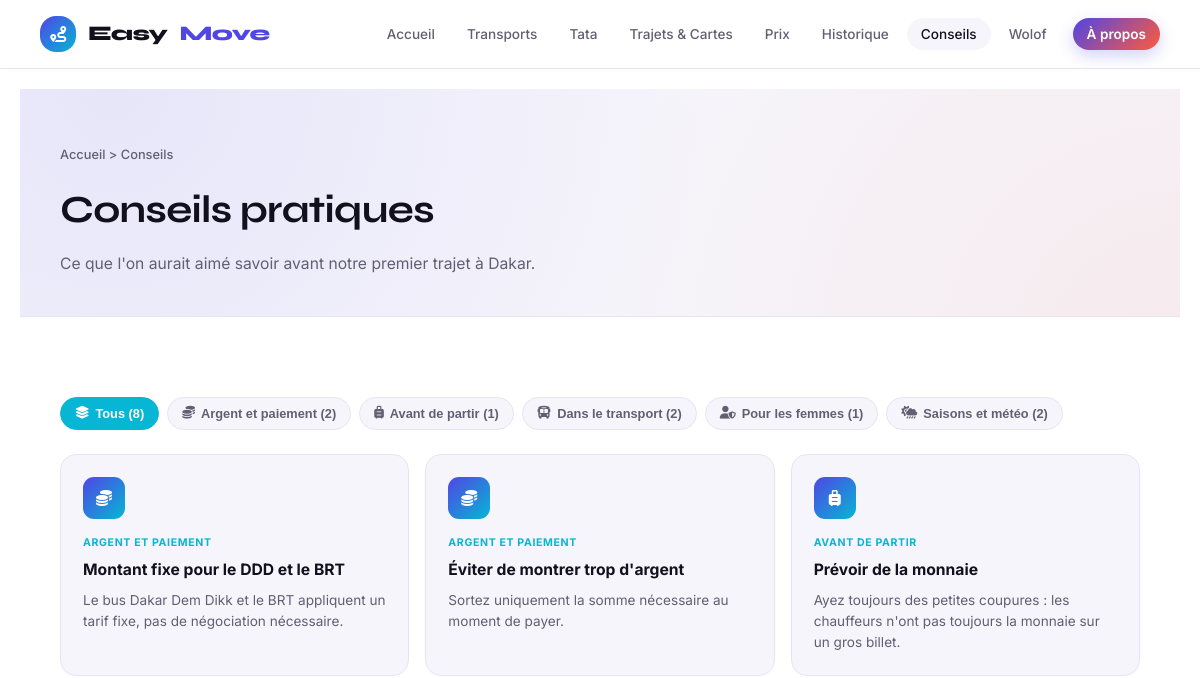
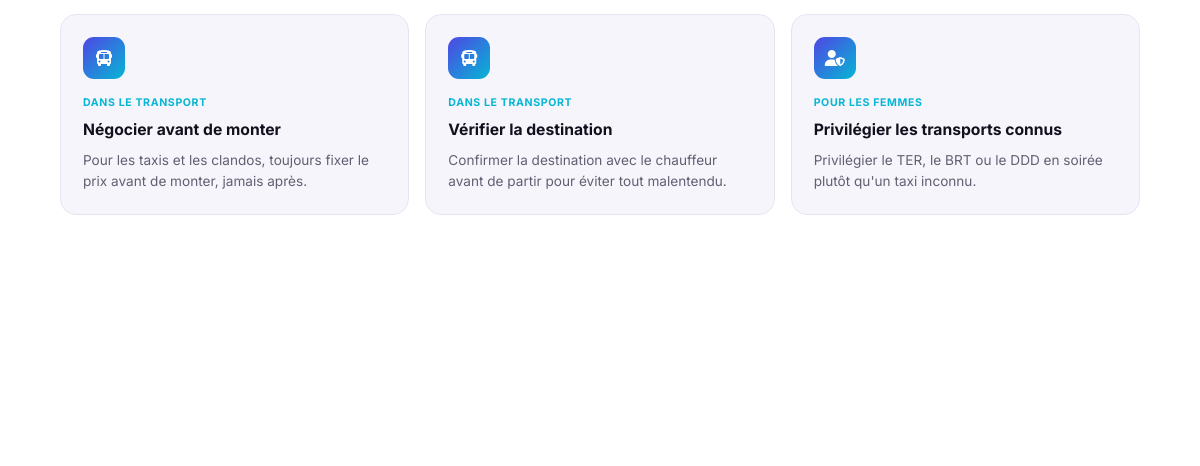
The app's page /conseils (upper part), older data (2 pictures, top to bottom).
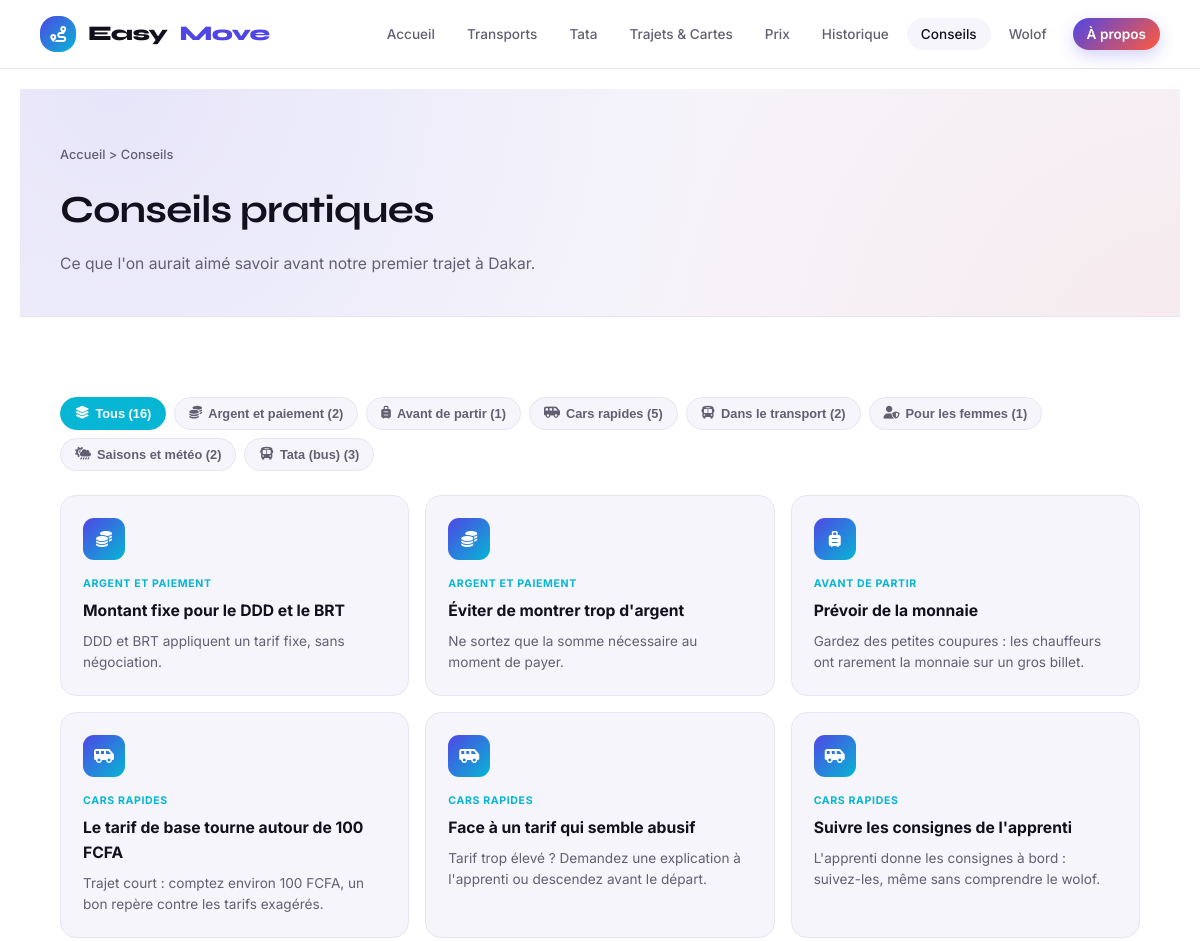
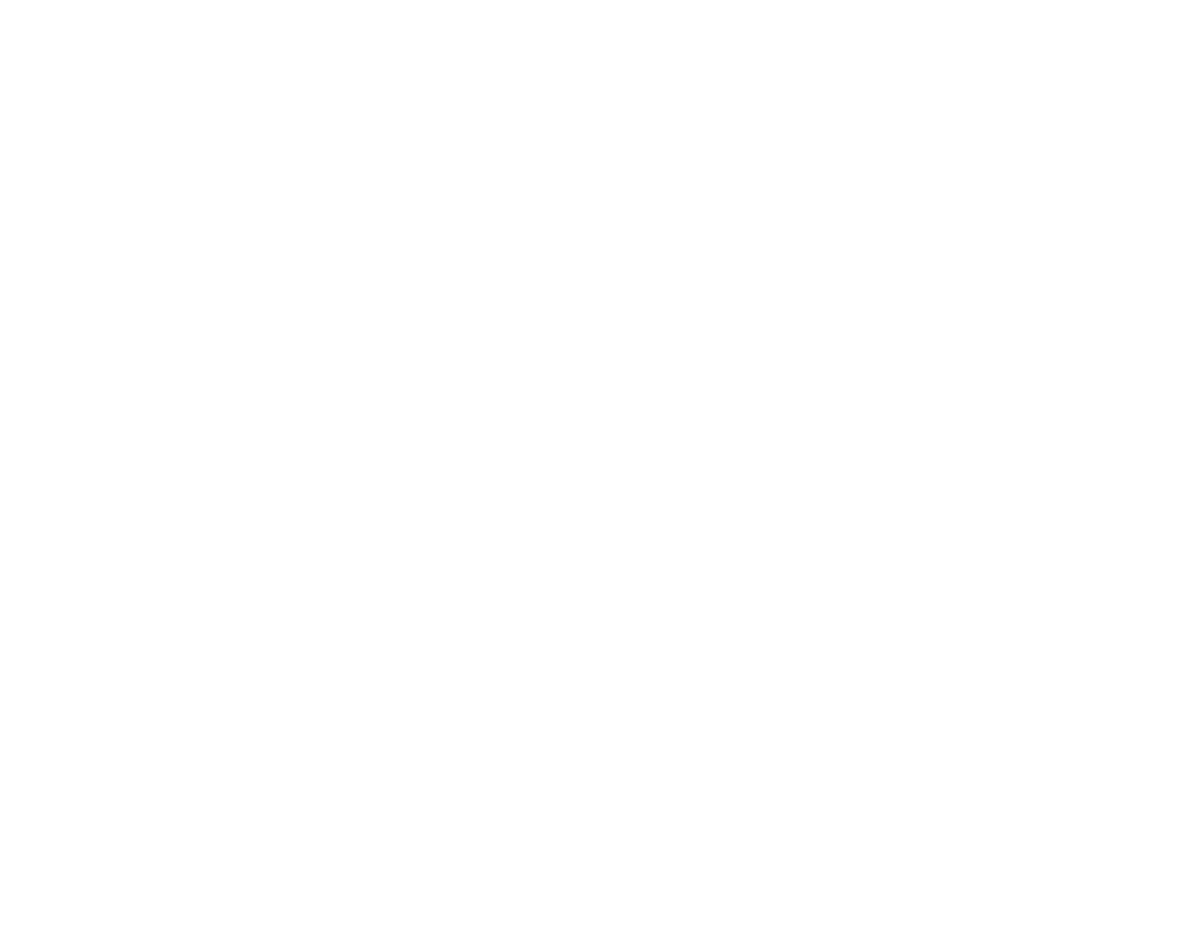
The same page, newer data (2 pictures, top to bottom).
### tables this page shows
CREATE TABLE conseils (
    id_conseil    INTEGER PRIMARY KEY AUTOINCREMENT,
    categorie     TEXT NOT NULL,     -- 'Sécurité', 'Argent', 'Comportement'
    titre         TEXT NOT NULL,
    contenu       TEXT NOT NULL,
    periode       TEXT               -- 'Heures de pointe', 'Toute l'année'
);

### app.py (the view)
@app.route("/conseils")
def conseils():
    tous_conseils = database.get_tous_les_conseils()
    infos = database.get_infos_utiles()
    return render_template(
        "conseils.html",
        conseils_par_categorie=grouper_par(tous_conseils, "categorie"),
        infos_urgence=[dict(i) for i in infos if i["categorie"] == "Urgence"],
        active_page="conseils",
    )

### app.py (called while the page is built)
def grouper_par(liste, cle):
    groupes = OrderedDict()
    for item in liste:
        valeur = item[cle]
        groupes.setdefault(valeur, []).append(item)
    return groupes

### database.py (called while the page is built)
def get_connection():
    conn = sqlite3.connect(DB_PATH)
    conn.row_factory = sqlite3.Row
    conn.execute("PRAGMA foreign_keys = ON")
    return conn

def get_tous_les_conseils():
    conn = get_connection()
    conseils = conn.execute(
        "SELECT * FROM conseils ORDER BY categorie, id_conseil"
    ).fetchall()
    conn.close()
    return conseils

def get_infos_utiles():
    conn = get_connection()
    infos = conn.execute(
        "SELECT * FROM infos_utiles ORDER BY categorie, id_info"
    ).fetchall()
    conn.close()
    return infos

### templates/conseils.html (shortened to what this page needs)
{% extends "base.html" %}
{% block content %}
    <div class="page-header">
        <div class="container">
            <div class="breadcrumb"><a href="{{ url_for('accueil') }}">Accueil</a> > Conseils</div>
            <h1>Conseils pratiques</h1>
            <p>Ce que l'on aurait aimé savoir avant notre premier trajet à Dakar.</p>
        </div>
    </div>
    <section class="section" style="padding-bottom:32px;">
        <div class="container">
            <div class="conseils-filters">
                <button type="button" class="conseil-filtre actif" data-filtre="tous">
                    <i class="fa-solid fa-layer-group"></i> Tous ({{ conseils_par_categorie.values()|map('length')|sum }})
                </button>
                {% for categorie, liste in conseils_par_categorie.items() %}
                <button type="button" class="conseil-filtre" data-filtre="{{ categorie }}">
                    <i class="fa-solid {% if 'partir' in categorie %}fa-suitcase-rolling{% elif 'Cars rapides' in categorie %}fa-van-shuttle{% elif 'Tata' in categorie %}fa-bus{% elif 'transport' in categorie %}fa-bus{% elif 'bien-être' in categorie or 'Confort' in categorie %}fa-face-smile{% elif 'Argent' in categorie %}fa-coins{% elif 'météo' in categorie or 'Saisons' in categorie %}fa-cloud-sun-rain{% elif 'femmes' in categorie %}fa-user-shield{% else %}fa-calendar-days{% endif %}"></i>
                    {{ categorie }} ({{ liste|length }})
                </button>
                {% endfor %}
            </div>
            <div class="conseils-grid" id="conseilsGrid">
                {% for categorie, liste in conseils_par_categorie.items() %}
                {% for c in liste %}
                <div class="conseil-card reveal" data-categorie="{{ categorie }}">
                    <div class="conseil-card-icon">
                        <i class="fa-solid {% if 'partir' in categorie %}fa-suitcase-rolling{% elif 'Cars rapides' in categorie %}fa-van-shuttle{% elif 'Tata' in categorie %}fa-bus{% elif 'transport' in categorie %}fa-bus{% elif 'bien-être' in categorie or 'Confort' in categorie %}fa-face-smile{% elif 'Argent' in categorie %}fa-coins{% elif 'météo' in categorie or 'Saisons' in categorie %}fa-cloud-sun-rain{% elif 'femmes' in categorie %}fa-user-shield{% else %}fa-calendar-days{% endif %}"></i>
                    </div>
                    <div class="conseil-card-body">
                        <span class="cc-categorie">{{ categorie }}</span>
                        <div class="cc-titre">{{ c.titre }}</div>
                        <p class="cc-texte">{{ c.contenu }}</p>
                    </div>
                </div>
                {% endfor %}
                {% endfor %}
            </div>
        </div>
    </section>
{% endblock %}

### templates/base.html (shortened to what this page needs)
<!DOCTYPE html>
<html lang="fr">
<head>
    <link rel="stylesheet" href="https://cdnjs.cloudflare.com/ajax/libs/font-awesome/6.4.0/css/all.min.css">
    <link rel="stylesheet" href="https://unpkg.com/leaflet@1.9.4/dist/leaflet.css"
 />
    <link rel="stylesheet" href="{{ url_for('static', filename='css/style.css') }}">
</head>
<body class>
    <nav class="navbar">
        <div class="container">
            <div class="navbar-inner">
                <a href="{{ url_for('accueil') }}" class="logo">
                    <div class="logo-icon"><i class="fa-solid fa-route"></i></div>
                    Easy<em>Move</em>
                </a>
                <ul class="nav-links" id="navLinks">
                    <li><a href="{{ url_for('accueil') }}" class="{{ 'active' if active_page == 'accueil' }}">Accueil</a>
                    </li>
                    <li><a href="{{ url_for('transports') }}"
                            class="{{ 'active' if active_page == 'transports' }}">Transports</a></li>
                    <li><a href="{{ url_for('minibus') }}" class="{{ 'active' if active_page == 'minibus' }}">Tata</a></li>
                    <li><a href="{{ url_for('trajets') }}" class="{{ 'active' if active_page == 'trajets' }}">Trajets &amp;
                            Cartes</a></li>
                    <li><a href="{{ url_for('prix') }}" class="{{ 'active' if active_page == 'prix' }}">Prix</a></li>
                    <li><a href="{{ url_for('historique') }}"
                            class="{{ 'active' if active_page == 'historique' }}">Historique</a></li>
                    <li><a href="{{ url_for('conseils') }}" class="{{ 'active' if active_page == 'conseils' }}">Conseils</a>
                    </li>
                    <li><a href="{{ url_for('wolof') }}" class="{{ 'active' if active_page == 'wolof' }}">Wolof</a></li>
                    <li><a href="{{ url_for('apropos') }}" class="nav-cta {{ 'active' if active_page == 'apropos' }}">À
                            propos</a></li>
                </ul>
            </div>
        </div>
    </nav>
    <main class="main-content">
        {% block content %}{% endblock %}
    </main>
</body>
</html>

Row changes from the older to the newer data that the page shows:
no longer on one of the page's lists (row edited): conseils: categorie "DANS LE TRANSPORT", titre "Négocier avant de monter", contenu "Pour les taxis et les clandos, toujours fixer le prix avant de monter, jamais après."
no longer on one of the page's lists (row edited): conseils: categorie "POUR LES FEMMES", titre "Privilégier les transports connus", contenu "Privilégier le TER, le BRT ou le DDD en soirée plutôt qu'un taxi inconnu."
no longer on this page (row edited): conseils: {{ categorie }} "DANS LE TRANSPORT", titre "Vérifier la destination", contenu "Confirmer la destination avec le chauffeur avant de partir pour éviter tout malentendu."
changed conseils "Montant fixe pour le DDD et le BRT": contenu "Le bus Dakar Dem Dikk et le BRT appliquent un tarif fixe, pas de négociation nécessaire." → "DDD et BRT appliquent un tarif fixe, sans négociation."
changed conseils "Prévoir de la monnaie": contenu "Ayez toujours des petites coupures : les chauffeurs n'ont pas toujours la monnaie sur un gros billet." → "Gardez des petites coupures : les chauffeurs ont rarement la monnaie sur un gros billet."
added conseils: categorie "Cars rapides", liste "5", categorie "CARS RAPIDES", titre "Le tarif de base tourne autour de 100 FCFA", contenu "Trajet court : comptez environ 100 FCFA, un bon repère contre les tarifs exagérés."
added conseils: categorie "Tata (bus)", liste "3", shown under "Conseils pratiques"
changed conseils "Éviter de montrer trop d'argent": contenu "Sortez uniquement la somme nécessaire au moment de payer." → "Ne sortez que la somme nécessaire au moment de payer."
added conseils: titre "Face à un tarif qui semble abusif", contenu "Tarif trop élevé ? Demandez une explication à l'apprenti ou descendez avant le départ."
added conseils: titre "Suivre les consignes de l'apprenti", contenu "L'apprenti donne les consignes à bord : suivez-les, même sans comprendre le wolof."
Text that changed along with them:
{{ conseils_par_categorie.values()|map('length')|sum }}: "8" → "16"
